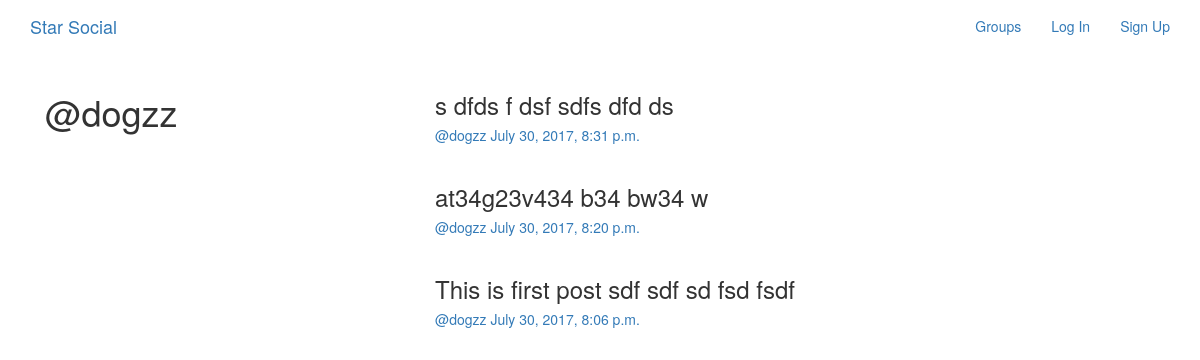
Page /posts/by/dogzz/ on the committed database.
### posts/models.py (models this page shows, shortened)
class Post(models.Model):
    user = models.ForeignKey(User, related_name='posts')
    created_at = models.DateTimeField(auto_now=True)
    message = models.TextField()
    message_html = models.TextField(editable=False)
    group = models.ForeignKey(Group, related_name='posts', null=True, blank=True)
    class Meta:
        ordering = ['-created_at']
        unique_together = ['user', 'message']

### posts/views.py (the view)
# urls.py: url(r'^by/(?P<username>[-\w]+)/$', views.UserPosts.as_view(), name='for_user'),
class UserPosts(generic.ListView):
    model = models.Post
    template_name = 'posts/user_post_list.html'
    def get_queryset(self):
        try:
            self.post_user = User.objects.prefetch_related('posts').get(username__iexact=self.kwargs.get('username'))
        except User.DoesNotExist:
            raise Http404
        else:
            return self.post_user.posts.all()
    def get_context_data(self, **kwargs):
        context = super().get_context_data(**kwargs)
        context['post_user'] = self.post_user
        return context

### posts/templates/posts/user_post_list.html
{% extends "posts/post_base.html" %}
{% block prepost %}
  <div class="col-md-4">
    <h1>@{{post_user.username}}</h1>
  </div>
{% endblock %}
{% block post_content %}
  <div class="col-md-8">
    {% for post in post_list %}
      {% include "posts/_post.html" %}
    {% endfor %}
  </div>
{% endblock %}

### posts/templates/posts/_post.html (shortened to what this page needs)
<div class="post media">
  <h3>{{post.message_html|safe}}</h3>
  <div class="media-body">
    <h5 class="media-heading">
    <span class="username">
      <a href="{% url 'posts:for_user' username=post.user.username %}">@{{post.user.username}}</a>
    </span>
    <time class="time">
      <a href="{% url 'posts:detail' username=post.user.username pk=post.pk %}">
        {{post.created_at}}
      </a>
    </time>
    </h5>
  </div>
</div>

### rows in the picture
Post: message_html "s dfds f dsf sdfs dfd ds", user.username "dogzz", created_at "July 30, 2017, 8:31 p.m."
Post: message_html "at34g23v434 b34 bw34 w", user.username "dogzz", created_at "July 30, 2017, 8:20 p.m."
Post: message_html "This is first post sdf sdf sd fsd fsdf", user.username "dogzz", created_at "July 30, 2017, 8:06 p.m."

### other values in the picture
{{ post_user.username }} "dogzz"
